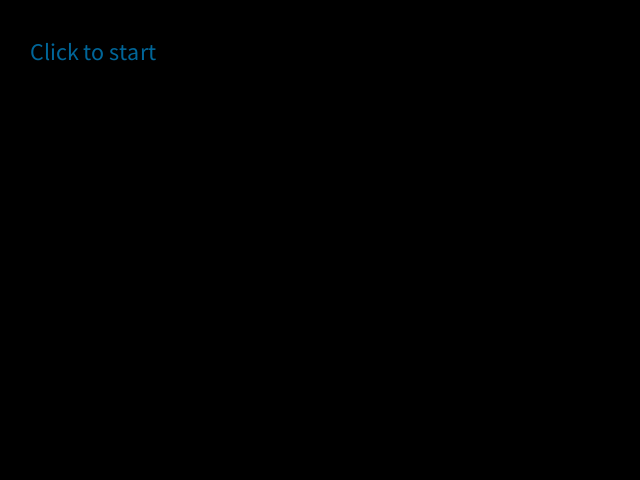
Frame 1 (no input)
Frame 60 (the mouse pressed at the canvas centre just before this capture): identical to frame 1, image omitted
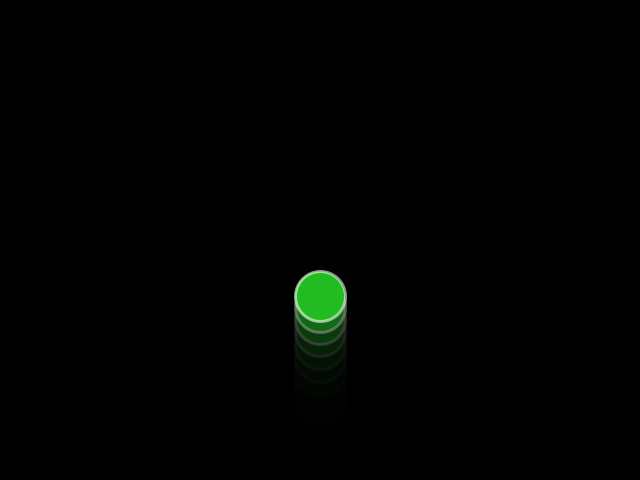
Frame 120 (the mouse held since frame 60 and released just before this capture)

The Processing sketch that drew these frames (run headless with seeded random() and noise(); from frame 60 on, the mouse is pressed at the canvas centre):

// Processing sketch: processing_101339
// ── processing_101339.pde

// Tamaño inicial de la bola
float ballH = 50, ballW = 50;
// Tamaño actual de la bola
float currH = ballH, currW = ballW;
// Posición actual de la bola
float currX, currY;
// Posición inicial de la bola
float startX, startY;

// Flag para controlar animación
boolean startAnim = false;
boolean goDown = true;

float i = 0;
float j = 0.05;


void setup() {
  size(640, 480);
  background(0);
  strokeWeight(3);
  frameRate(70);

  textSize(24);
  fill(0, 102, 153);
  text("Click to start", 30, 60); 

  ellipseMode(CENTER);
  startX = width * 0.5;
  startY = height * 0.15;
  currX = startX;
  currY = startY;
}

void draw() {
  if (startAnim) {
    noStroke();
    fill(0x70000000);
    rect(0, 0, width, height);

    // Tocamos el suelo; rebotamos
    if (((currY + currH + 8) >= height) || !goDown) {
      if (j >= 0.30) startAnim = false;
      if (goDown) j += 0.01;
      goDown = false;

      translate(0, i);
      currY = currY - i;
      i -= 0.3 + j;
    }    
    // Si llegamos al techo o al iniciar; caemos
    if ((i <= 0.5) || goDown) {
      if (!goDown) i = 0;
      goDown = true;

      translate(0, i);
      currY = currY + i + j;
      i += 0.3;
    }

    stroke(0x90FFFFFF);
    fill(0xFF22BB22);
    ellipse(currX, currY, currW, currH);

    print("cY:" + currY + " cH:" + currH + " gD:" + goDown + " sY:" + startY + " i:" + i + " j:" + j + "\n");
  }
}


void mousePressed() {
  startAnim = !startAnim;
}
